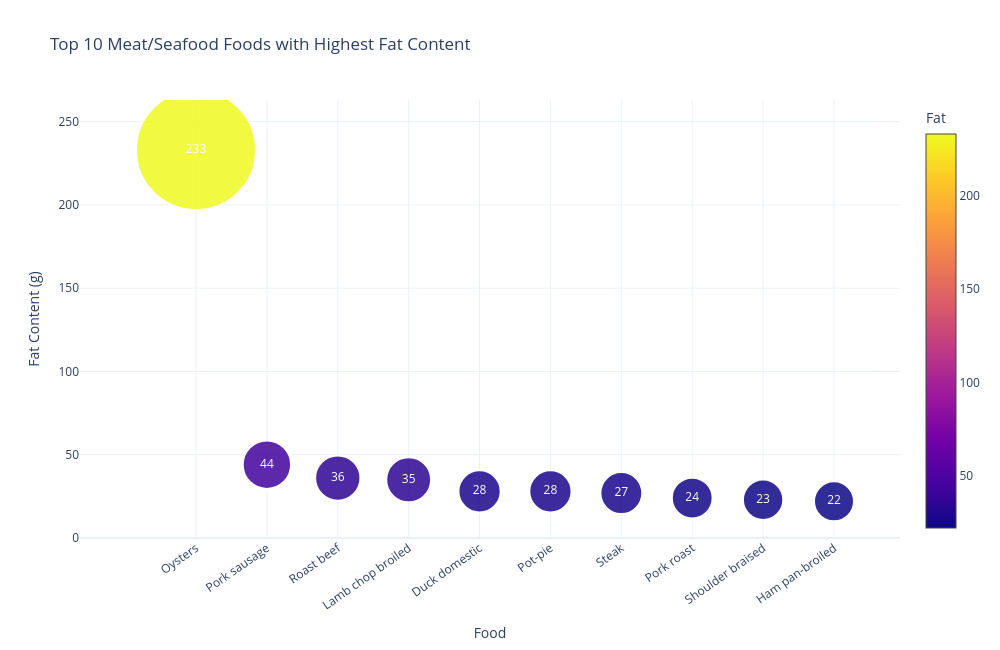

Here is the notebook cell this chart was saved with:
### Markdown cell above
## Seafood and meat always = having good fat content

### Code cell
"""
This code visualizes the top 10 fattest meat and seafood products using a bubble chart.
Bubble size and color are normalized based on fat content for better comparison.
"""

import plotly.graph_objects as go
import numpy as np

# Sort foods based on fat content (highest values appear on the left)
top_10_fattest = meat.sort_values(by='Fat', ascending=False).head(10)

# Normalize bubble sizes to avoid extremely large bubbles
bubble_sizes = np.interp(
    top_10_fattest['Fat'],
    (top_10_fattest['Fat'].min(), top_10_fattest['Fat'].max()),
    (40, 120)
)

# Create bubble chart
fig = go.Figure(
    data=[
        go.Scatter(
            x=top_10_fattest['Food'],
            y=top_10_fattest['Fat'],
            mode='markers+text',

            marker=dict(
                size=bubble_sizes,
                color=top_10_fattest['Fat'],
                colorscale='Plasma',
                showscale=True,
                colorbar=dict(title="Fat"),
                opacity=0.85,
                line=dict(color='white', width=2)
            ),

            text=top_10_fattest['Fat'],
            textposition="middle center",
            textfont=dict(
                color="white",
                size=12
            )
        )
    ]
)


# Improve visualization
fig.update_layout(
    title="Top 10 Meat/Seafood Foods with Highest Fat Content",
    template="plotly_white",
    height=650,
    width=1000,

    xaxis_title="Food",
    yaxis_title="Fat Content (g)",

    # Use realistic fat range
    yaxis=dict(
        range=[0, top_10_fattest['Fat'].max() + 30]
    ),

    xaxis=dict(
        tickangle=-35
    )
)

fig.show()

### Figure 1 — Plotly figure (JSON) as saved in the notebook; plotly's stock layout.template omitted (floating-point values rounded to 4 significant figures)
{"data": [{"marker": {"color": [233, 44, 36, 35, 28, 28, 27, 24, 23, 22], "colorbar": {"title": {"text": "Fat"}}, "colorscale": [[0, "#0d0887"], [0.1111, "#46039f"], [0.2222, "#7201a8"], [0.3333, "#9c179e"], [0.4444, "#bd3786"], [0.5556, "#d8576b"], [0.6667, "#ed7953"], [0.7778, "#fb9f3a"], [0.8889, "#fdca26"], [1, "#f0f921"]], "line": {"color": "white", "width": 2}, "opacity": 0.85, "showscale": true, "size": [120.0, 48.34, 45.31, 44.93, 42.27, 42.27, 41.9, 40.76, 40.38, 40.0]}, "mode": "markers+text", "text": [233.0, 44.0, 36.0, 35.0, 28.0, 28.0, 27.0, 24.0, 23.0, 22.0], "textfont": {"color": "white", "size": 12}, "textposition": "middle center", "type": "scatter", "x": ["Oysters", "Pork sausage", "Roast beef", "Lamb chop broiled", "Duck domestic", "Pot-pie", "Steak", "Pork roast", "Shoulder braised", "Ham pan-broiled"], "y": [233, 44, 36, 35, 28, 28, 27, 24, 23, 22]}], "layout": {"height": 650, "title": {"text": "Top 10 Meat/Seafood Foods with Highest Fat Content"}, "width": 1000, "xaxis": {"tickangle": -35, "title": {"text": "Food"}}, "yaxis": {"range": [0, 263], "title": {"text": "Fat Content (g)"}}}}
